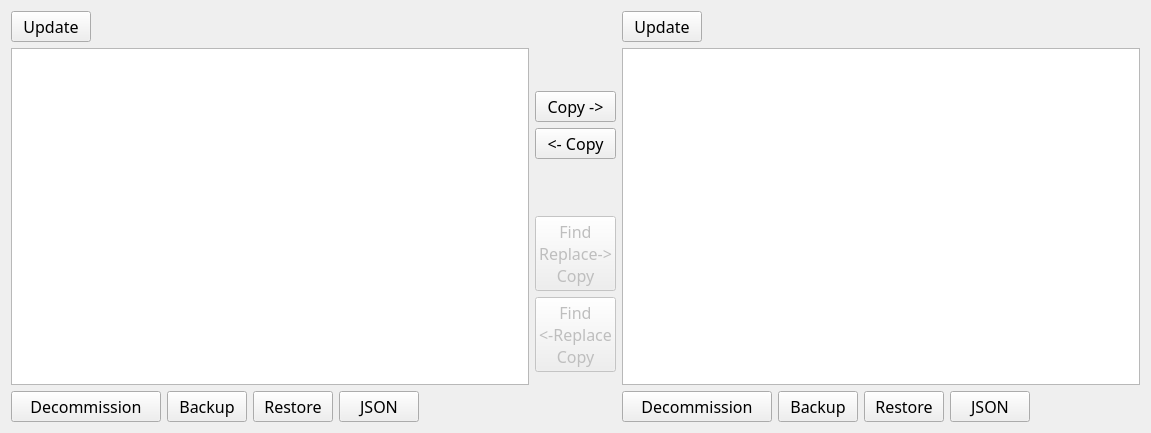
<?xml version="1.0" encoding="UTF-8"?>
<ui version="4.0">
 <class>Form</class>
 <widget class="QWidget" name="Form">
  <property name="geometry">
   <rect>
    <x>0</x>
    <y>0</y>
    <width>1151</width>
    <height>433</height>
   </rect>
  </property>
  <property name="windowTitle">
   <string>Form</string>
  </property>
  <layout class="QHBoxLayout" name="horizontalLayout">
   <item>
    <layout class="QVBoxLayout" name="verticalLayoutPartitionAllLeft">
     <item>
      <layout class="QHBoxLayout" name="horizontalPartitionTopButtonsLeft">
       <item>
        <layout class="QHBoxLayout" name="horizontalLayoutPartitionTopPushButtonsLeft">
         <item>
          <widget class="QPushButton" name="pushButtonUpdatePartitionLeft">
           <property name="maximumSize">
            <size>
             <width>85</width>
             <height>16777215</height>
            </size>
           </property>
           <property name="font">
            <font>
             <family>Waree</family>
             <pointsize>12</pointsize>
            </font>
           </property>
           <property name="contextMenuPolicy">
            <enum>Qt::NoContextMenu</enum>
           </property>
           <property name="toolTip">
            <string>Update the list of Partitions based on your curently entered credentials. </string>
           </property>
           <property name="text">
            <string>Update</string>
           </property>
          </widget>
         </item>
         <item>
          <spacer name="horizontalSpacer_34">
           <property name="orientation">
            <enum>Qt::Horizontal</enum>
           </property>
           <property name="sizeHint" stdset="0">
            <size>
             <width>40</width>
             <height>20</height>
            </size>
           </property>
          </spacer>
         </item>
        </layout>
       </item>
      </layout>
     </item>
     <item>
      <widget class="QListWidget" name="PartitionListWidgetLeft">
       <property name="font">
        <font>
         <family>Waree</family>
         <pointsize>12</pointsize>
        </font>
       </property>
       <property name="selectionMode">
        <enum>QAbstractItemView::ExtendedSelection</enum>
       </property>
       <property name="sortingEnabled">
        <bool>true</bool>
       </property>
      </widget>
     </item>
     <item>
      <layout class="QHBoxLayout" name="horizontalLayoutPartitionBottomButtonsLeft">
       <item>
        <widget class="QPushButton" name="pushButtonPartitionDecommissionLeft">
         <property name="sizePolicy">
          <sizepolicy hsizetype="Minimum" vsizetype="Fixed">
           <horstretch>0</horstretch>
           <verstretch>0</verstretch>
          </sizepolicy>
         </property>
         <property name="minimumSize">
          <size>
           <width>150</width>
           <height>0</height>
          </size>
         </property>
         <property name="maximumSize">
          <size>
           <width>85</width>
           <height>16777215</height>
          </size>
         </property>
         <property name="font">
          <font>
           <family>Waree</family>
           <pointsize>12</pointsize>
          </font>
         </property>
         <property name="toolTip">
          <string>Disable/Delete the currently selected partition(s).</string>
         </property>
         <property name="text">
          <string>Decommission</string>
         </property>
        </widget>
       </item>
       <item>
        <widget class="QPushButton" name="pushButtonPartitionBackupLeft">
         <property name="maximumSize">
          <size>
           <width>85</width>
           <height>16777215</height>
          </size>
         </property>
         <property name="font">
          <font>
           <family>Waree</family>
           <pointsize>12</pointsize>
          </font>
         </property>
         <property name="toolTip">
          <string>Backup the selected partition definitions to file. Each partition definition will be written to it's own JSON file. </string>
         </property>
         <property name="text">
          <string>Backup</string>
         </property>
        </widget>
       </item>
       <item>
        <widget class="QPushButton" name="pushButtonPartitionRestoreLeft">
         <property name="maximumSize">
          <size>
           <width>85</width>
           <height>16777215</height>
          </size>
         </property>
         <property name="font">
          <font>
           <family>Waree</family>
           <pointsize>12</pointsize>
          </font>
         </property>
         <property name="toolTip">
          <string>Restore one or more partition definitions from file. These must be properly formatted JSON, either from a previous backup or created in accordance with the Sumo Logic API documentation. </string>
         </property>
         <property name="text">
          <string>Restore</string>
         </property>
        </widget>
       </item>
       <item>
        <widget class="QPushButton" name="pushButtonPartitionJSONLeft">
         <property name="font">
          <font>
           <family>Waree</family>
           <pointsize>12</pointsize>
          </font>
         </property>
         <property name="toolTip">
          <string>View Partition(s) as JSON</string>
         </property>
         <property name="text">
          <string>JSON</string>
         </property>
        </widget>
       </item>
       <item>
        <spacer name="horizontalSpacer_40">
         <property name="orientation">
          <enum>Qt::Horizontal</enum>
         </property>
         <property name="sizeHint" stdset="0">
          <size>
           <width>40</width>
           <height>20</height>
          </size>
         </property>
        </spacer>
       </item>
      </layout>
     </item>
    </layout>
   </item>
   <item>
    <layout class="QVBoxLayout" name="verticalLayoutPartitionCenterButton">
     <item>
      <spacer name="verticalSpacer_19">
       <property name="orientation">
        <enum>Qt::Vertical</enum>
       </property>
       <property name="sizeHint" stdset="0">
        <size>
         <width>20</width>
         <height>80</height>
        </size>
       </property>
      </spacer>
     </item>
     <item>
      <widget class="QPushButton" name="pushButtonPartitionCopyLeftToRight">
       <property name="font">
        <font>
         <family>Waree</family>
         <pointsize>12</pointsize>
        </font>
       </property>
       <property name="contextMenuPolicy">
        <enum>Qt::NoContextMenu</enum>
       </property>
       <property name="toolTip">
        <string>Copy the selected partition definition from the left org to the right org.</string>
       </property>
       <property name="text">
        <string>Copy -&gt;</string>
       </property>
      </widget>
     </item>
     <item>
      <widget class="QPushButton" name="pushButtonPartitionCopyRightToLeft">
       <property name="font">
        <font>
         <family>Waree</family>
         <pointsize>12</pointsize>
        </font>
       </property>
       <property name="contextMenuPolicy">
        <enum>Qt::NoContextMenu</enum>
       </property>
       <property name="toolTip">
        <string>Copy the selected partition definition  from the right org to the left org.</string>
       </property>
       <property name="text">
        <string>&lt;- Copy</string>
       </property>
      </widget>
     </item>
     <item>
      <spacer name="verticalSpacer_20">
       <property name="orientation">
        <enum>Qt::Vertical</enum>
       </property>
       <property name="sizeHint" stdset="0">
        <size>
         <width>20</width>
         <height>40</height>
        </size>
       </property>
      </spacer>
     </item>
     <item>
      <widget class="QPushButton" name="pushButtonPartitionFindReplaceCopyLeftToRight">
       <property name="enabled">
        <bool>false</bool>
       </property>
       <property name="font">
        <font>
         <family>Waree</family>
         <pointsize>12</pointsize>
        </font>
       </property>
       <property name="contextMenuPolicy">
        <enum>Qt::NoContextMenu</enum>
       </property>
       <property name="toolTip">
        <string>Coming Soon!</string>
       </property>
       <property name="text">
        <string>Find 
Replace-&gt;
Copy</string>
       </property>
      </widget>
     </item>
     <item>
      <widget class="QPushButton" name="pushButtonPartitionFindReplaceCopyRightToLeft">
       <property name="enabled">
        <bool>false</bool>
       </property>
       <property name="font">
        <font>
         <family>Waree</family>
         <pointsize>12</pointsize>
        </font>
       </property>
       <property name="contextMenuPolicy">
        <enum>Qt::NoContextMenu</enum>
       </property>
       <property name="toolTip">
        <string>Coming Soon!</string>
       </property>
       <property name="text">
        <string>Find 
&lt;-Replace
Copy</string>
       </property>
      </widget>
     </item>
     <item>
      <spacer name="verticalSpacer_21">
       <property name="orientation">
        <enum>Qt::Vertical</enum>
       </property>
       <property name="sizeHint" stdset="0">
        <size>
         <width>20</width>
         <height>40</height>
        </size>
       </property>
      </spacer>
     </item>
    </layout>
   </item>
   <item>
    <layout class="QVBoxLayout" name="verticalLayoutPartitionAllRight">
     <item>
      <layout class="QHBoxLayout" name="horizontalPartitionTopButtonsRight">
       <item>
        <layout class="QHBoxLayout" name="horizontalLayoutPartitionTopPushButtonsRight">
         <item>
          <widget class="QPushButton" name="pushButtonUpdatePartitionRight">
           <property name="maximumSize">
            <size>
             <width>85</width>
             <height>16777215</height>
            </size>
           </property>
           <property name="font">
            <font>
             <family>Waree</family>
             <pointsize>12</pointsize>
            </font>
           </property>
           <property name="contextMenuPolicy">
            <enum>Qt::NoContextMenu</enum>
           </property>
           <property name="toolTip">
            <string>Update the list of Partitions based on your curently entered credentials. </string>
           </property>
           <property name="text">
            <string>Update</string>
           </property>
          </widget>
         </item>
         <item>
          <spacer name="horizontalSpacer_37">
           <property name="orientation">
            <enum>Qt::Horizontal</enum>
           </property>
           <property name="sizeHint" stdset="0">
            <size>
             <width>40</width>
             <height>20</height>
            </size>
           </property>
          </spacer>
         </item>
        </layout>
       </item>
      </layout>
     </item>
     <item>
      <widget class="QListWidget" name="PartitionListWidgetRight">
       <property name="font">
        <font>
         <family>Waree</family>
         <pointsize>12</pointsize>
        </font>
       </property>
       <property name="selectionMode">
        <enum>QAbstractItemView::ExtendedSelection</enum>
       </property>
       <property name="sortingEnabled">
        <bool>true</bool>
       </property>
      </widget>
     </item>
     <item>
      <layout class="QHBoxLayout" name="horizontalLayoutPartitionBottomButtonsRight">
       <item>
        <widget class="QPushButton" name="pushButtonPartitionDecommissionRight">
         <property name="minimumSize">
          <size>
           <width>150</width>
           <height>0</height>
          </size>
         </property>
         <property name="maximumSize">
          <size>
           <width>85</width>
           <height>16777215</height>
          </size>
         </property>
         <property name="font">
          <font>
           <family>Waree</family>
           <pointsize>12</pointsize>
          </font>
         </property>
         <property name="toolTip">
          <string>Disable/Delete the currently selected partition(s).</string>
         </property>
         <property name="text">
          <string>Decommission</string>
         </property>
        </widget>
       </item>
       <item>
        <widget class="QPushButton" name="pushButtonPartitionBackupRight">
         <property name="maximumSize">
          <size>
           <width>85</width>
           <height>16777215</height>
          </size>
         </property>
         <property name="font">
          <font>
           <family>Waree</family>
           <pointsize>12</pointsize>
          </font>
         </property>
         <property name="toolTip">
          <string>Backup the selected partition(s) to file. Each Partition will be written to it's own JSON file. </string>
         </property>
         <property name="text">
          <string>Backup</string>
         </property>
        </widget>
       </item>
       <item>
        <widget class="QPushButton" name="pushButtonPartitionRestoreRight">
         <property name="maximumSize">
          <size>
           <width>85</width>
           <height>16777215</height>
          </size>
         </property>
         <property name="font">
          <font>
           <family>Waree</family>
           <pointsize>12</pointsize>
          </font>
         </property>
         <property name="toolTip">
          <string>Restore one or more partition definitions from file. These must be properly formatted JSON, either from a previous backup or created in accordance with the Sumo Logic API documentation. </string>
         </property>
         <property name="text">
          <string>Restore</string>
         </property>
        </widget>
       </item>
       <item>
        <widget class="QPushButton" name="pushButtonPartitionJSONRight">
         <property name="font">
          <font>
           <family>Waree</family>
           <pointsize>12</pointsize>
          </font>
         </property>
         <property name="toolTip">
          <string>View Partition(s) as JSON</string>
         </property>
         <property name="text">
          <string>JSON</string>
         </property>
        </widget>
       </item>
       <item>
        <spacer name="horizontalSpacer_39">
         <property name="orientation">
          <enum>Qt::Horizontal</enum>
         </property>
         <property name="sizeHint" stdset="0">
          <size>
           <width>40</width>
           <height>20</height>
          </size>
         </property>
        </spacer>
       </item>
      </layout>
     </item>
    </layout>
   </item>
  </layout>
 </widget>
 <resources/>
 <connections/>
</ui>
